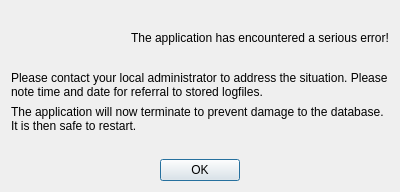
<?xml version="1.0" encoding="UTF-8"?>
<ui version="4.0">
 <class>TerminationDialog</class>
 <widget class="QDialog" name="TerminationDialog">
  <property name="geometry">
   <rect>
    <x>0</x>
    <y>0</y>
    <width>400</width>
    <height>192</height>
   </rect>
  </property>
  <property name="windowTitle">
   <string>Error encountered!</string>
  </property>
  <layout class="QVBoxLayout" name="verticalLayout">
   <item>
    <spacer name="verticalSpacer_2">
     <property name="orientation">
      <enum>Qt::Vertical</enum>
     </property>
     <property name="sizeHint" stdset="0">
      <size>
       <width>20</width>
       <height>40</height>
      </size>
     </property>
    </spacer>
   </item>
   <item>
    <layout class="QHBoxLayout" name="horizontalLayout">
     <item>
      <widget class="QLabel" name="iconContainer">
       <property name="text">
        <string/>
       </property>
      </widget>
     </item>
     <item>
      <widget class="QLabel" name="label">
       <property name="font">
        <font>
         <pointsize>9</pointsize>
        </font>
       </property>
       <property name="text">
        <string>The application has encountered a serious error!</string>
       </property>
      </widget>
     </item>
    </layout>
   </item>
   <item>
    <spacer name="verticalSpacer_3">
     <property name="orientation">
      <enum>Qt::Vertical</enum>
     </property>
     <property name="sizeHint" stdset="0">
      <size>
       <width>20</width>
       <height>40</height>
      </size>
     </property>
    </spacer>
   </item>
   <item>
    <widget class="QLabel" name="label_2">
     <property name="text">
      <string>Please contact your local administrator to address the situation. Please note time and date for referral to stored logfiles.</string>
     </property>
     <property name="wordWrap">
      <bool>true</bool>
     </property>
    </widget>
   </item>
   <item>
    <widget class="QLabel" name="label_3">
     <property name="text">
      <string>The application will now terminate to prevent damage to the database. It is then safe to restart.</string>
     </property>
     <property name="wordWrap">
      <bool>true</bool>
     </property>
    </widget>
   </item>
   <item>
    <spacer name="verticalSpacer">
     <property name="orientation">
      <enum>Qt::Vertical</enum>
     </property>
     <property name="sizeHint" stdset="0">
      <size>
       <width>20</width>
       <height>40</height>
      </size>
     </property>
    </spacer>
   </item>
   <item>
    <widget class="QDialogButtonBox" name="buttonBox">
     <property name="orientation">
      <enum>Qt::Horizontal</enum>
     </property>
     <property name="standardButtons">
      <set>QDialogButtonBox::Ok</set>
     </property>
     <property name="centerButtons">
      <bool>true</bool>
     </property>
    </widget>
   </item>
  </layout>
 </widget>
 <resources/>
 <connections>
  <connection>
   <sender>buttonBox</sender>
   <signal>accepted()</signal>
   <receiver>TerminationDialog</receiver>
   <slot>accept()</slot>
   <hints>
    <hint type="sourcelabel">
     <x>248</x>
     <y>254</y>
    </hint>
    <hint type="destinationlabel">
     <x>157</x>
     <y>274</y>
    </hint>
   </hints>
  </connection>
  <connection>
   <sender>buttonBox</sender>
   <signal>rejected()</signal>
   <receiver>TerminationDialog</receiver>
   <slot>reject()</slot>
   <hints>
    <hint type="sourcelabel">
     <x>316</x>
     <y>260</y>
    </hint>
    <hint type="destinationlabel">
     <x>286</x>
     <y>274</y>
    </hint>
   </hints>
  </connection>
 </connections>
</ui>
